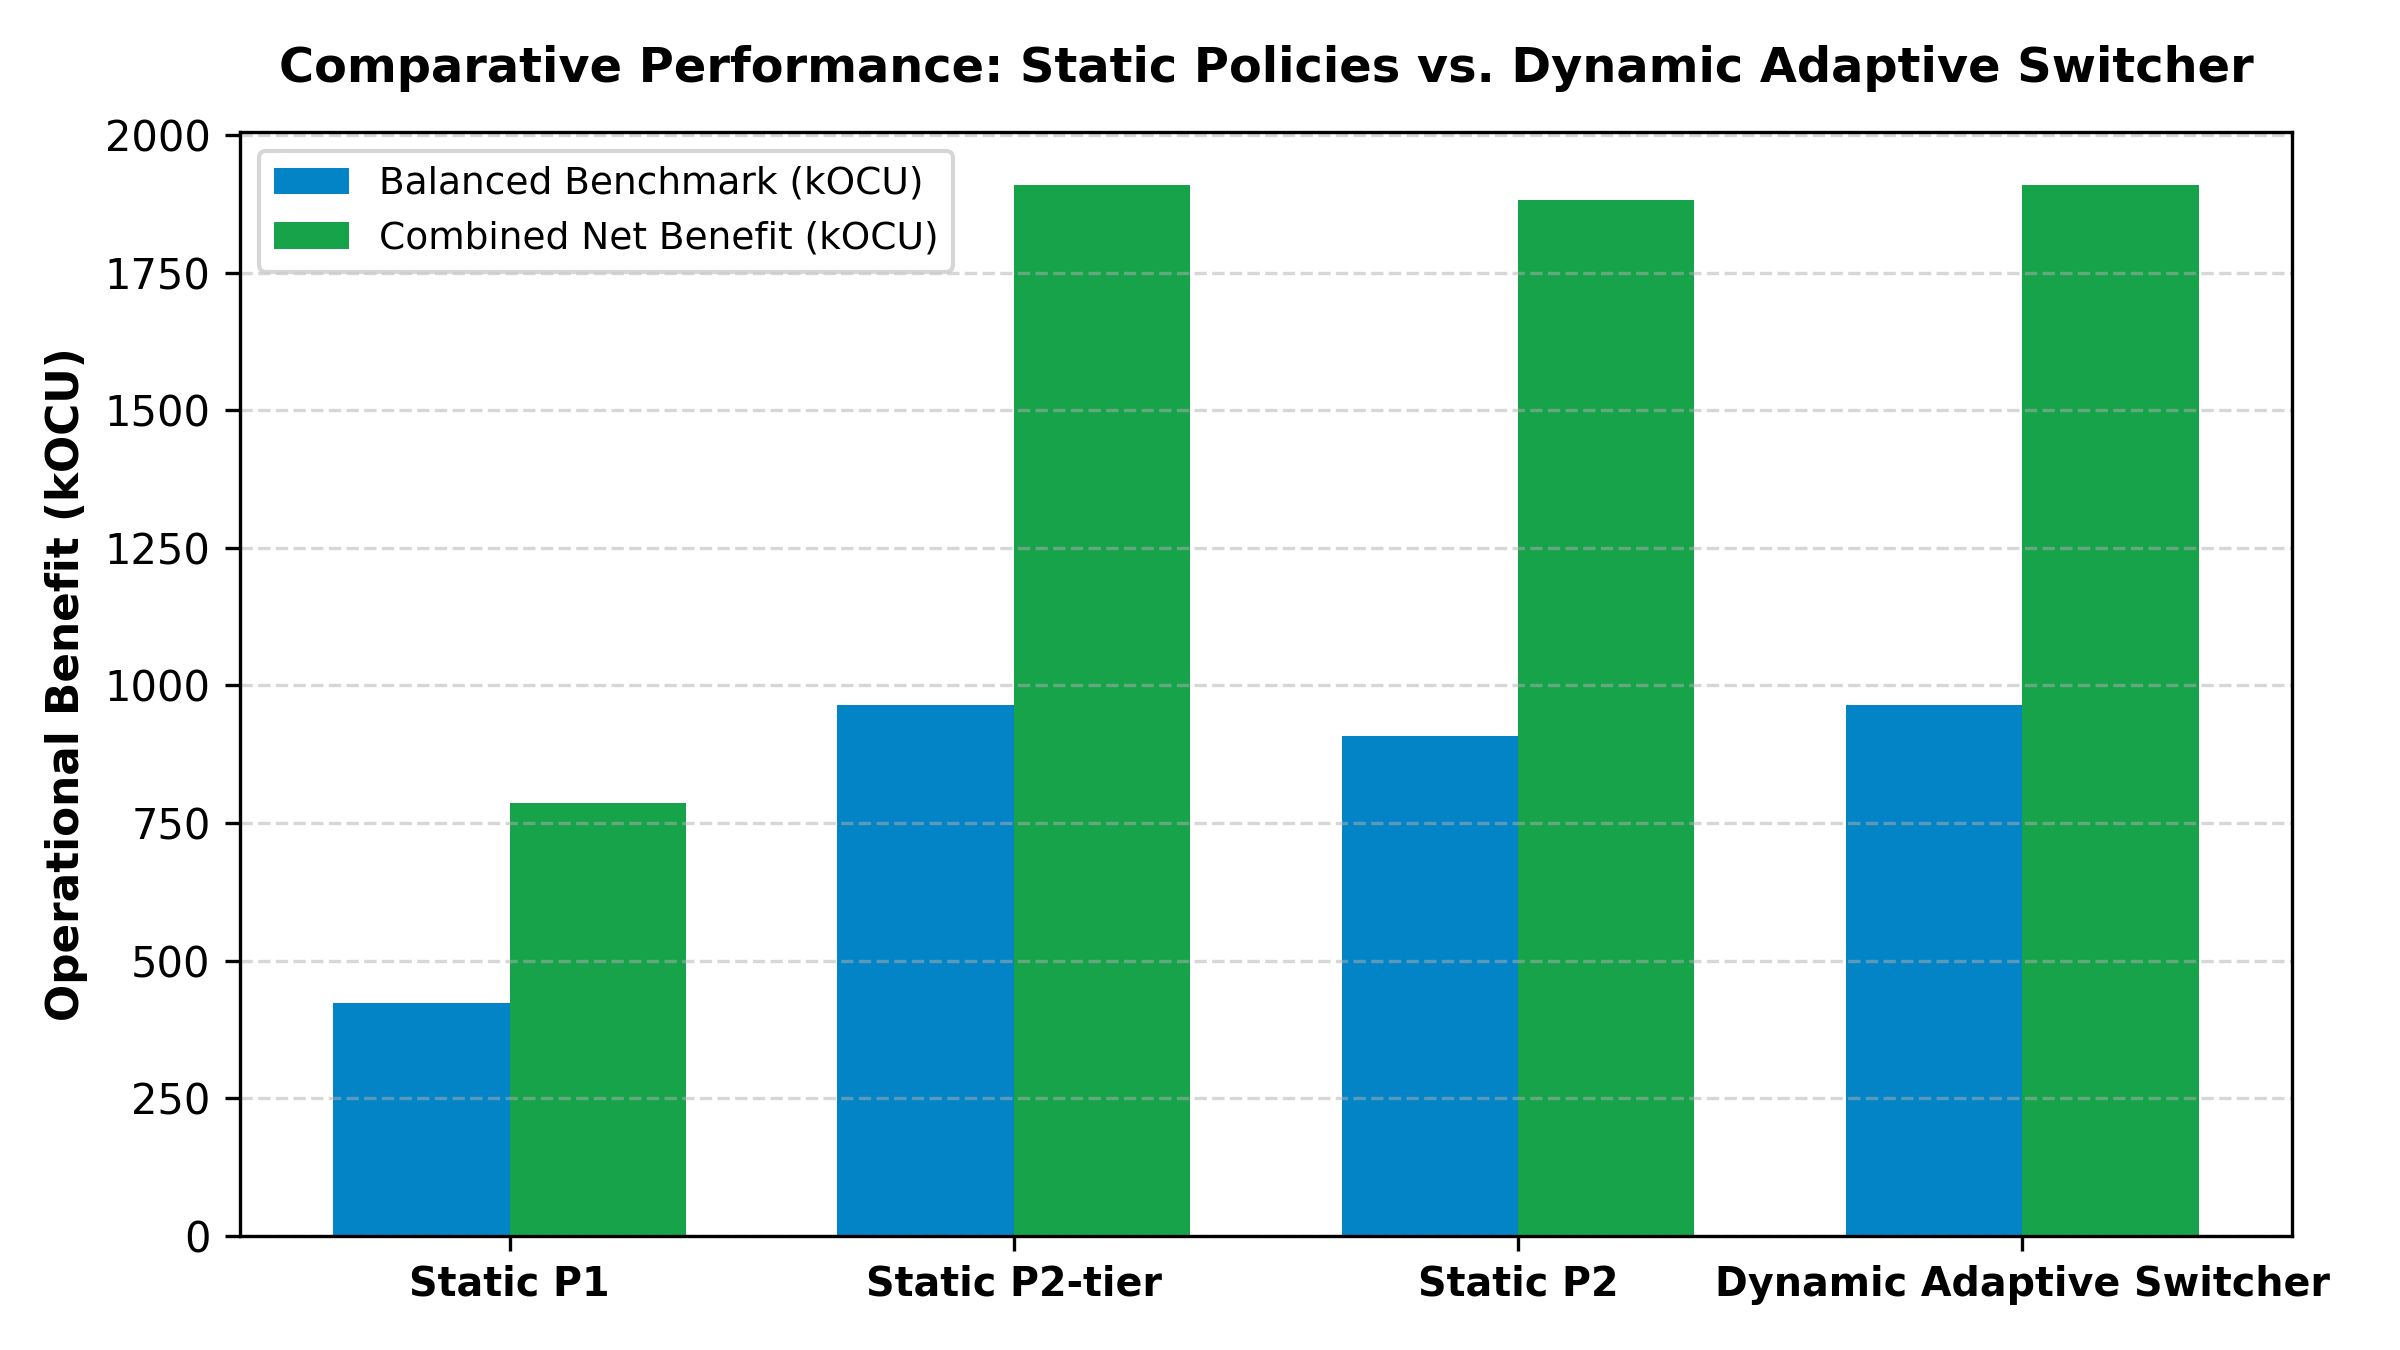

Generate this figure with Python:
import pandas as pd
import numpy as np
import matplotlib
matplotlib.use("Agg")
import matplotlib.pyplot as plt

df = pd.read_csv("experiments/E16_dynamic_switcher/results.csv")

plt.figure(figsize=(8, 4.5), dpi=300)
x = np.arange(len(df))
width = 0.35
plt.bar(x - width/2, df["Balanced NB"]/1e3, width, label="Balanced Benchmark (kOCU)", color="#0284c7")
plt.bar(x + width/2, df["Combined NB"]/1e3, width, label="Combined Net Benefit (kOCU)", color="#16a34a")
plt.xticks(x, [p.split("(")[0].strip() for p in df["Policy"]], fontsize=9.5, fontweight="bold")
plt.ylabel("Operational Benefit (kOCU)", fontsize=10.5, fontweight="bold")
plt.title("Comparative Performance: Static Policies vs. Dynamic Adaptive Switcher", fontsize=11.5, fontweight="bold", pad=12)
plt.legend(loc="upper left", fontsize=9)
plt.grid(axis="y", linestyle="--", alpha=0.5)
plt.tight_layout()
plt.savefig("experiments/E16_dynamic_switcher/plot.png", dpi=300)
plt.close()
print("Saved experiments/E16_dynamic_switcher/plot.png")
